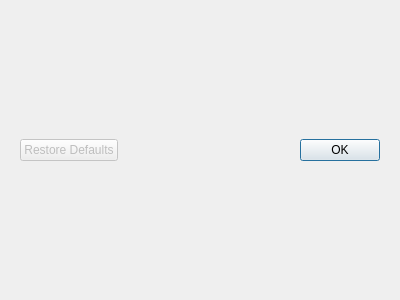
<?xml version="1.0" encoding="UTF-8"?>
<ui version="4.0">
 <class>InputsDialog</class>
 <widget class="QDialog" name="InputsDialog">
  <property name="geometry">
   <rect>
    <x>0</x>
    <y>0</y>
    <width>400</width>
    <height>300</height>
   </rect>
  </property>
  <property name="windowTitle">
   <string notr="true"/>
  </property>
  <layout class="QVBoxLayout" name="verticalLayout">
   <item>
    <layout class="QGridLayout" name="gridLayout"/>
   </item>
   <item>
    <widget class="QWidget" name="widget" native="true">
     <property name="sizePolicy">
      <sizepolicy hsizetype="Preferred" vsizetype="Fixed">
       <horstretch>0</horstretch>
       <verstretch>0</verstretch>
      </sizepolicy>
     </property>
     <property name="layoutDirection">
      <enum>Qt::LeftToRight</enum>
     </property>
     <layout class="QHBoxLayout" name="horizontalLayout">
      <item>
       <widget class="QPushButton" name="restoreDefaultsButton">
        <property name="enabled">
         <bool>false</bool>
        </property>
        <property name="text">
         <string>Restore Defaults</string>
        </property>
       </widget>
      </item>
      <item>
       <widget class="QDialogButtonBox" name="buttonBox">
        <property name="orientation">
         <enum>Qt::Horizontal</enum>
        </property>
        <property name="standardButtons">
         <set>QDialogButtonBox::Ok</set>
        </property>
       </widget>
      </item>
     </layout>
    </widget>
   </item>
  </layout>
 </widget>
 <resources/>
 <connections>
  <connection>
   <sender>buttonBox</sender>
   <signal>accepted()</signal>
   <receiver>InputsDialog</receiver>
   <slot>accept()</slot>
   <hints>
    <hint type="sourcelabel">
     <x>248</x>
     <y>254</y>
    </hint>
    <hint type="destinationlabel">
     <x>157</x>
     <y>274</y>
    </hint>
   </hints>
  </connection>
  <connection>
   <sender>buttonBox</sender>
   <signal>rejected()</signal>
   <receiver>InputsDialog</receiver>
   <slot>reject()</slot>
   <hints>
    <hint type="sourcelabel">
     <x>316</x>
     <y>260</y>
    </hint>
    <hint type="destinationlabel">
     <x>286</x>
     <y>274</y>
    </hint>
   </hints>
  </connection>
 </connections>
</ui>
